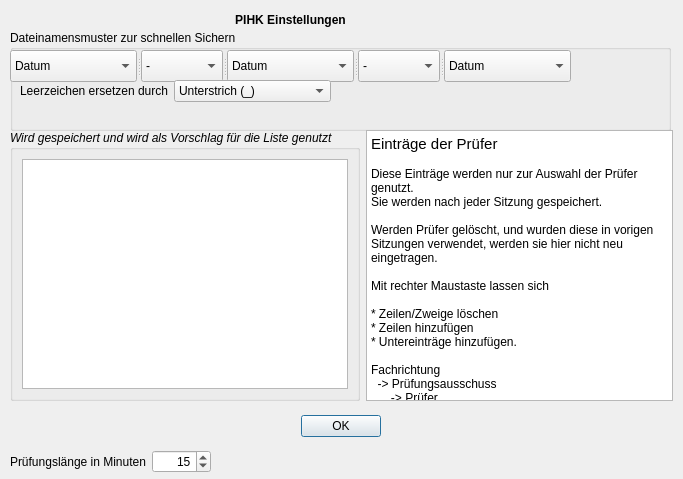
<?xml version="1.0" encoding="UTF-8"?>
<ui version="4.0">
 <class>Preferences</class>
 <widget class="QDialog" name="Preferences">
  <property name="windowModality">
   <enum>Qt::WindowModal</enum>
  </property>
  <property name="geometry">
   <rect>
    <x>0</x>
    <y>0</y>
    <width>683</width>
    <height>479</height>
   </rect>
  </property>
  <property name="sizePolicy">
   <sizepolicy hsizetype="Fixed" vsizetype="Fixed">
    <horstretch>0</horstretch>
    <verstretch>0</verstretch>
   </sizepolicy>
  </property>
  <property name="windowTitle">
   <string>PIHK Einstellungen</string>
  </property>
  <widget class="QDialogButtonBox" name="buttonBox">
   <property name="geometry">
    <rect>
     <x>10</x>
     <y>410</y>
     <width>661</width>
     <height>32</height>
    </rect>
   </property>
   <property name="orientation">
    <enum>Qt::Horizontal</enum>
   </property>
   <property name="standardButtons">
    <set>QDialogButtonBox::Ok</set>
   </property>
   <property name="centerButtons">
    <bool>true</bool>
   </property>
  </widget>
  <widget class="QLabel" name="label">
   <property name="geometry">
    <rect>
     <x>10</x>
     <y>10</y>
     <width>561</width>
     <height>20</height>
    </rect>
   </property>
   <property name="font">
    <font>
     <weight>75</weight>
     <bold>true</bold>
    </font>
   </property>
   <property name="text">
    <string>PIHK Einstellungen</string>
   </property>
   <property name="alignment">
    <set>Qt::AlignCenter</set>
   </property>
  </widget>
  <widget class="QGroupBox" name="groupBox">
   <property name="geometry">
    <rect>
     <x>10</x>
     <y>30</y>
     <width>661</width>
     <height>101</height>
    </rect>
   </property>
   <property name="title">
    <string>Dateinamensmuster zur schnellen Sichern</string>
   </property>
   <widget class="QSplitter" name="splitter">
    <property name="geometry">
     <rect>
      <x>0</x>
      <y>20</y>
      <width>561</width>
      <height>32</height>
     </rect>
    </property>
    <property name="orientation">
     <enum>Qt::Horizontal</enum>
    </property>
    <widget class="QComboBox" name="comboBoxD1">
     <item>
      <property name="text">
       <string>Datum</string>
      </property>
     </item>
     <item>
      <property name="text">
       <string>Name</string>
      </property>
     </item>
     <item>
      <property name="text">
       <string>P.-Nummer</string>
      </property>
     </item>
     <item>
      <property name="text">
       <string>Fachrichtung</string>
      </property>
     </item>
     <item>
      <property name="text">
       <string>Ausschuss</string>
      </property>
     </item>
     <item>
      <property name="text">
       <string>&lt;leer&gt;</string>
      </property>
     </item>
    </widget>
    <widget class="QComboBox" name="comboBoxT1">
     <item>
      <property name="text">
       <string>-</string>
      </property>
     </item>
     <item>
      <property name="text">
       <string>+</string>
      </property>
     </item>
     <item>
      <property name="text">
       <string>.</string>
      </property>
     </item>
     <item>
      <property name="text">
       <string>_</string>
      </property>
     </item>
     <item>
      <property name="text">
       <string>&lt;leer&gt;</string>
      </property>
     </item>
    </widget>
    <widget class="QComboBox" name="comboBoxD2">
     <item>
      <property name="text">
       <string>Datum</string>
      </property>
     </item>
     <item>
      <property name="text">
       <string>Name</string>
      </property>
     </item>
     <item>
      <property name="text">
       <string>P.Nummer</string>
      </property>
     </item>
     <item>
      <property name="text">
       <string>Fachrichtung</string>
      </property>
     </item>
     <item>
      <property name="text">
       <string>Ausschuss</string>
      </property>
     </item>
     <item>
      <property name="text">
       <string>&lt;leer&gt;</string>
      </property>
     </item>
    </widget>
    <widget class="QComboBox" name="comboBoxT2">
     <item>
      <property name="text">
       <string>-</string>
      </property>
     </item>
     <item>
      <property name="text">
       <string>+</string>
      </property>
     </item>
     <item>
      <property name="text">
       <string>.</string>
      </property>
     </item>
     <item>
      <property name="text">
       <string>_</string>
      </property>
     </item>
     <item>
      <property name="text">
       <string>&lt;leer&gt;</string>
      </property>
     </item>
    </widget>
    <widget class="QComboBox" name="comboBoxD3">
     <item>
      <property name="text">
       <string>Datum</string>
      </property>
     </item>
     <item>
      <property name="text">
       <string>Name</string>
      </property>
     </item>
     <item>
      <property name="text">
       <string>P.-Nummer</string>
      </property>
     </item>
     <item>
      <property name="text">
       <string>Fachrichtung</string>
      </property>
     </item>
     <item>
      <property name="text">
       <string>Ausschuss</string>
      </property>
     </item>
     <item>
      <property name="text">
       <string>&lt;leer&gt;</string>
      </property>
     </item>
    </widget>
   </widget>
   <widget class="QWidget" name="layoutWidget">
    <property name="geometry">
     <rect>
      <x>10</x>
      <y>50</y>
      <width>311</width>
      <height>31</height>
     </rect>
    </property>
    <layout class="QFormLayout" name="formLayout_2">
     <item row="0" column="1">
      <widget class="QComboBox" name="comboBoxSpacher">
       <item>
        <property name="text">
         <string>Unterstrich (_)</string>
        </property>
       </item>
       <item>
        <property name="text">
         <string>Plus (+)</string>
        </property>
       </item>
       <item>
        <property name="text">
         <string>Minus (-)</string>
        </property>
       </item>
       <item>
        <property name="text">
         <string>nicht ersetzen</string>
        </property>
       </item>
       <item>
        <property name="text">
         <string>löschen</string>
        </property>
       </item>
      </widget>
     </item>
     <item row="0" column="0">
      <widget class="QLabel" name="label_5">
       <property name="text">
        <string>Leerzeichen ersetzen durch</string>
       </property>
      </widget>
     </item>
    </layout>
   </widget>
  </widget>
  <widget class="QWidget" name="layoutWidget">
   <property name="geometry">
    <rect>
     <x>10</x>
     <y>450</y>
     <width>201</width>
     <height>23</height>
    </rect>
   </property>
   <layout class="QFormLayout" name="formLayout">
    <item row="0" column="0">
     <widget class="QLabel" name="label_2">
      <property name="text">
       <string>Prüfungslänge in Minuten</string>
      </property>
     </widget>
    </item>
    <item row="0" column="1">
     <widget class="QSpinBox" name="spinBoxMinutes">
      <property name="alignment">
       <set>Qt::AlignRight|Qt::AlignTrailing|Qt::AlignVCenter</set>
      </property>
      <property name="minimum">
       <number>1</number>
      </property>
      <property name="value">
       <number>15</number>
      </property>
     </widget>
    </item>
   </layout>
  </widget>
  <widget class="QWidget" name="layoutWidget">
   <property name="geometry">
    <rect>
     <x>10</x>
     <y>130</y>
     <width>663</width>
     <height>271</height>
    </rect>
   </property>
   <layout class="QHBoxLayout" name="horizontalLayout">
    <item>
     <widget class="QGroupBox" name="groupBox_2">
      <property name="font">
       <font>
        <italic>true</italic>
       </font>
      </property>
      <property name="title">
       <string>Wird gespeichert und wird als Vorschlag für die Liste genutzt</string>
      </property>
      <layout class="QVBoxLayout" name="verticalLayout">
       <item>
        <widget class="QTreeView" name="treeView">
         <property name="contextMenuPolicy">
          <enum>Qt::CustomContextMenu</enum>
         </property>
        </widget>
       </item>
      </layout>
     </widget>
    </item>
    <item>
     <widget class="QTextBrowser" name="textBrowser">
      <property name="font">
       <font>
        <pointsize>9</pointsize>
       </font>
      </property>
      <property name="autoFillBackground">
       <bool>true</bool>
      </property>
      <property name="styleSheet">
       <string notr="true"/>
      </property>
      <property name="verticalScrollBarPolicy">
       <enum>Qt::ScrollBarAlwaysOff</enum>
      </property>
      <property name="html">
       <string>&lt;!DOCTYPE HTML PUBLIC &quot;-//W3C//DTD HTML 4.0//EN&quot; &quot;http://www.w3.org/TR/REC-html40/strict.dtd&quot;&gt;
&lt;html&gt;&lt;head&gt;&lt;meta name=&quot;qrichtext&quot; content=&quot;1&quot; /&gt;&lt;style type=&quot;text/css&quot;&gt;
p, li { white-space: pre-wrap; }
&lt;/style&gt;&lt;/head&gt;&lt;body style=&quot; font-family:'.AppleSystemUIFont'; font-size:9pt; font-weight:400; font-style:normal;&quot;&gt;
&lt;p style=&quot; margin-top:0px; margin-bottom:0px; margin-left:0px; margin-right:0px; -qt-block-indent:0; text-indent:0px;&quot;&gt;&lt;span style=&quot; font-family:'.SF NS Text'; font-size:11pt;&quot;&gt;Einträge der Prüfer&lt;/span&gt;&lt;/p&gt;
&lt;p style=&quot;-qt-paragraph-type:empty; margin-top:0px; margin-bottom:0px; margin-left:0px; margin-right:0px; -qt-block-indent:0; text-indent:0px; font-family:'.SF NS Text';&quot;&gt;&lt;br /&gt;&lt;/p&gt;
&lt;p style=&quot; margin-top:0px; margin-bottom:0px; margin-left:0px; margin-right:0px; -qt-block-indent:0; text-indent:0px;&quot;&gt;&lt;span style=&quot; font-family:'.SF NS Text';&quot;&gt;Diese Einträge werden nur zur Auswahl der Prüfer genutzt.&lt;/span&gt;&lt;/p&gt;
&lt;p style=&quot; margin-top:0px; margin-bottom:0px; margin-left:0px; margin-right:0px; -qt-block-indent:0; text-indent:0px;&quot;&gt;&lt;span style=&quot; font-family:'.SF NS Text';&quot;&gt;Sie werden nach jeder Sitzung gespeichert.&lt;/span&gt;&lt;/p&gt;
&lt;p style=&quot;-qt-paragraph-type:empty; margin-top:0px; margin-bottom:0px; margin-left:0px; margin-right:0px; -qt-block-indent:0; text-indent:0px; font-family:'.SF NS Text';&quot;&gt;&lt;br /&gt;&lt;/p&gt;
&lt;p style=&quot; margin-top:0px; margin-bottom:0px; margin-left:0px; margin-right:0px; -qt-block-indent:0; text-indent:0px;&quot;&gt;&lt;span style=&quot; font-family:'.SF NS Text';&quot;&gt;Werden Prüfer gelöscht, und wurden diese in vorigen Sitzungen verwendet, werden sie hier nicht neu eingetragen.&lt;/span&gt;&lt;/p&gt;
&lt;p style=&quot;-qt-paragraph-type:empty; margin-top:0px; margin-bottom:0px; margin-left:0px; margin-right:0px; -qt-block-indent:0; text-indent:0px; font-family:'.SF NS Text';&quot;&gt;&lt;br /&gt;&lt;/p&gt;
&lt;p style=&quot; margin-top:0px; margin-bottom:0px; margin-left:0px; margin-right:0px; -qt-block-indent:0; text-indent:0px;&quot;&gt;&lt;span style=&quot; font-family:'.SF NS Text';&quot;&gt;Mit rechter Maustaste lassen sich &lt;/span&gt;&lt;/p&gt;
&lt;p style=&quot;-qt-paragraph-type:empty; margin-top:0px; margin-bottom:0px; margin-left:0px; margin-right:0px; -qt-block-indent:0; text-indent:0px; font-family:'.SF NS Text';&quot;&gt;&lt;br /&gt;&lt;/p&gt;
&lt;p style=&quot; margin-top:0px; margin-bottom:0px; margin-left:0px; margin-right:0px; -qt-block-indent:0; text-indent:0px;&quot;&gt;&lt;span style=&quot; font-family:'.SF NS Text';&quot;&gt;* Zeilen/Zweige löschen&lt;/span&gt;&lt;/p&gt;
&lt;p style=&quot; margin-top:0px; margin-bottom:0px; margin-left:0px; margin-right:0px; -qt-block-indent:0; text-indent:0px;&quot;&gt;&lt;span style=&quot; font-family:'.SF NS Text';&quot;&gt;* Zeilen hinzufügen&lt;/span&gt;&lt;/p&gt;
&lt;p style=&quot; margin-top:0px; margin-bottom:0px; margin-left:0px; margin-right:0px; -qt-block-indent:0; text-indent:0px;&quot;&gt;&lt;span style=&quot; font-family:'.SF NS Text';&quot;&gt;* Untereinträge hinzufügen.&lt;/span&gt;&lt;/p&gt;
&lt;p style=&quot;-qt-paragraph-type:empty; margin-top:0px; margin-bottom:0px; margin-left:0px; margin-right:0px; -qt-block-indent:0; text-indent:0px; font-family:'.SF NS Text';&quot;&gt;&lt;br /&gt;&lt;/p&gt;
&lt;p style=&quot; margin-top:0px; margin-bottom:0px; margin-left:0px; margin-right:0px; -qt-block-indent:0; text-indent:0px;&quot;&gt;&lt;span style=&quot; font-family:'.SF NS Text';&quot;&gt;Fachrichtung&lt;/span&gt;&lt;/p&gt;
&lt;p style=&quot; margin-top:0px; margin-bottom:0px; margin-left:0px; margin-right:0px; -qt-block-indent:0; text-indent:0px;&quot;&gt;&lt;span style=&quot; font-family:'.SF NS Text';&quot;&gt;  -&amp;gt; Prüfungsausschuss&lt;/span&gt;&lt;/p&gt;
&lt;p style=&quot; margin-top:0px; margin-bottom:0px; margin-left:0px; margin-right:0px; -qt-block-indent:0; text-indent:0px;&quot;&gt;&lt;span style=&quot; font-family:'.SF NS Text';&quot;&gt;      -&amp;gt; Prüfer&lt;/span&gt;&lt;/p&gt;&lt;/body&gt;&lt;/html&gt;</string>
      </property>
     </widget>
    </item>
   </layout>
  </widget>
  <action name="actionDelete">
   <property name="text">
    <string>Zeile löschen</string>
   </property>
   <property name="toolTip">
    <string>Delete</string>
   </property>
  </action>
  <action name="actionInsertRow">
   <property name="text">
    <string>Zeile einfügen</string>
   </property>
   <property name="toolTip">
    <string>Zeile einfügen</string>
   </property>
  </action>
  <action name="actionInsertChild">
   <property name="text">
    <string>Kind einfügen</string>
   </property>
   <property name="toolTip">
    <string>Kind einfügen</string>
   </property>
  </action>
 </widget>
 <resources/>
 <connections>
  <connection>
   <sender>buttonBox</sender>
   <signal>accepted()</signal>
   <receiver>Preferences</receiver>
   <slot>accept()</slot>
   <hints>
    <hint type="sourcelabel">
     <x>248</x>
     <y>254</y>
    </hint>
    <hint type="destinationlabel">
     <x>157</x>
     <y>274</y>
    </hint>
   </hints>
  </connection>
  <connection>
   <sender>buttonBox</sender>
   <signal>rejected()</signal>
   <receiver>Preferences</receiver>
   <slot>reject()</slot>
   <hints>
    <hint type="sourcelabel">
     <x>316</x>
     <y>260</y>
    </hint>
    <hint type="destinationlabel">
     <x>286</x>
     <y>274</y>
    </hint>
   </hints>
  </connection>
 </connections>
</ui>
